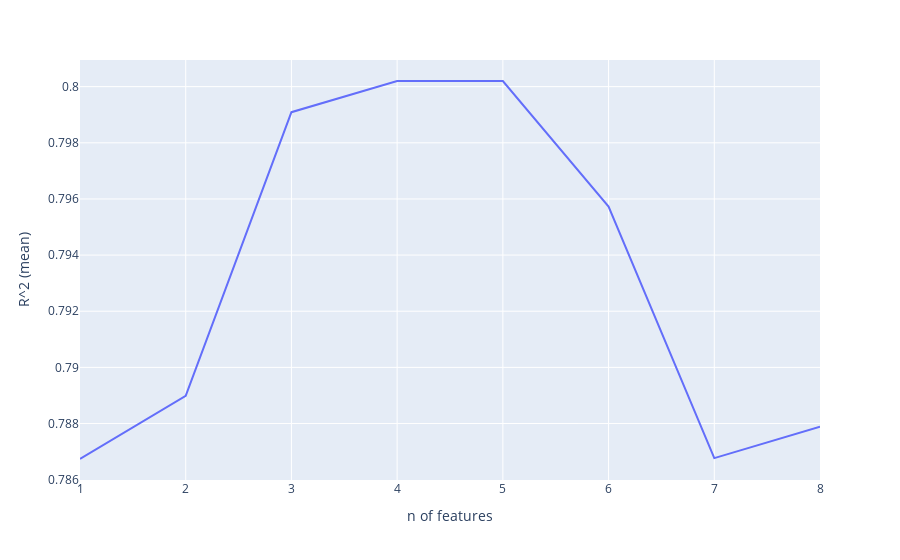

Notebook cell for this chart:
### Markdown cell above
## Use 5-fold cross validation to estimate best number of features

### Code cell
r2_means = []
number_of_features = original_X.shape[1]

# try every possible number of features
for i in range(1, number_of_features):
    selection_forward = SequentialFeatureSelector(
        LogisticRegression(penalty='none'),
        n_features_to_select=i,
        direction='forward').fit(original_X, original_y)

    selected_features = original_X.columns[selection_forward.get_support()]
    r2_means.append(cross_val_score(LogisticRegression(penalty='none'), original_X[selected_features], original_y).mean())

result = pd.DataFrame(zip(range(1,number_of_features), r2_means), columns=['n of features', 'R^2 (mean)'])
px.line(result, x='n of features', y='R^2 (mean)').show()

### Figure 1 — Plotly figure (JSON) as saved in the notebook; plotly's stock layout.template omitted (floating-point values rounded to 4 significant figures)
{"data": [{"hovertemplate": "n of features=%{x}<br>R^2 (mean)=%{y}<extra></extra>", "legendgroup": "", "line": {"color": "#636efa", "dash": "solid"}, "mode": "lines", "name": "", "orientation": "v", "showlegend": false, "type": "scatter", "x": [1, 2, 3, 4, 5, 6, 7, 8], "xaxis": "x", "y": [0.7867, 0.789, 0.7991, 0.8002, 0.8002, 0.7957, 0.7868, 0.7879], "yaxis": "y"}], "layout": {"legend": {"tracegroupgap": 0}, "margin": {"t": 60}, "xaxis": {"anchor": "y", "domain": [0, 1], "title": {"text": "n of features"}}, "yaxis": {"anchor": "x", "domain": [0, 1], "title": {"text": "R^2 (mean)"}}}}
